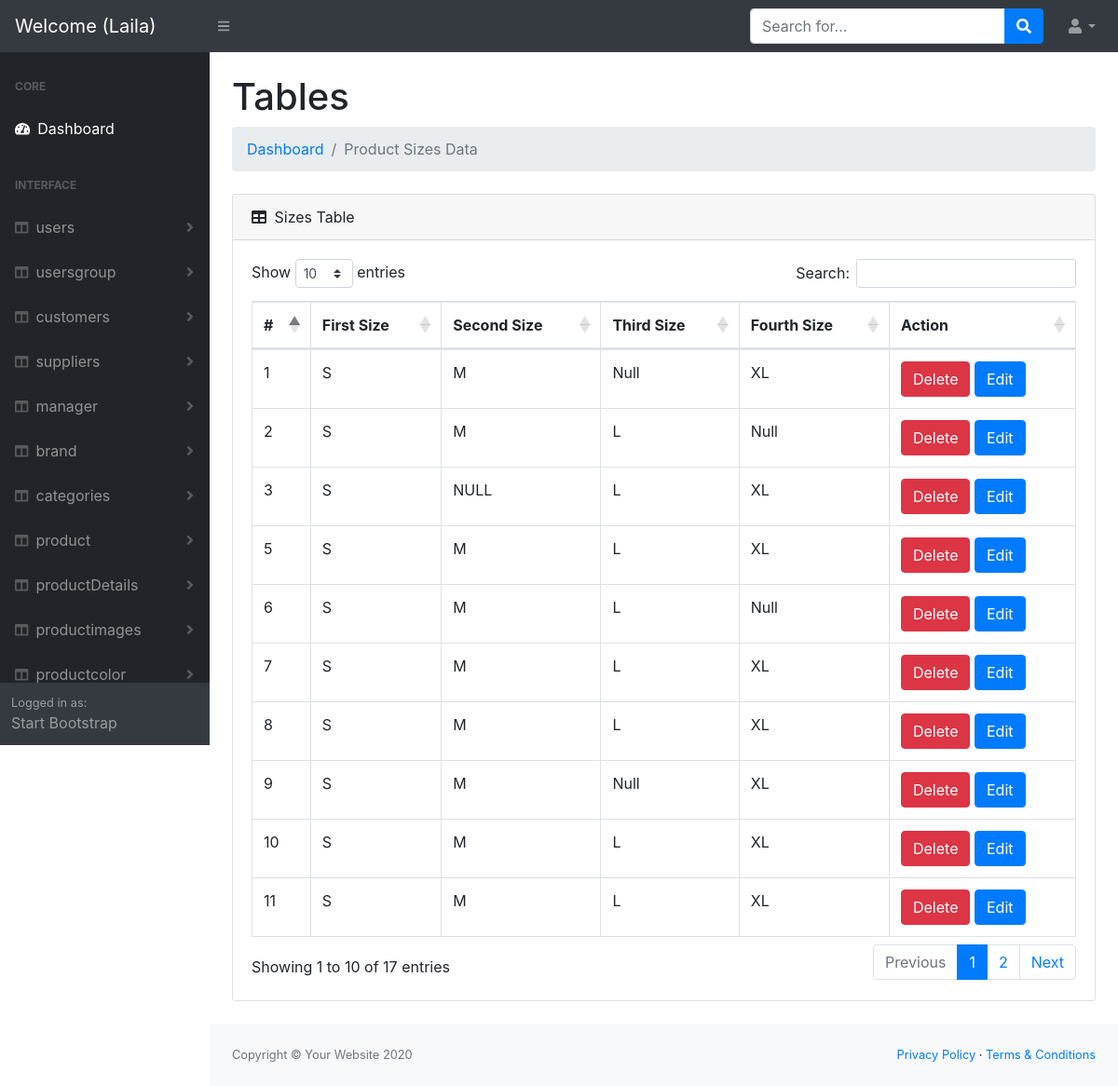
Screenshot of /Dashboard/admin/productSizes/index.php (signed in) with the database file from the repository.
### tables this page shows
CREATE TABLE `productsizes` (
  `id_size` int(11) NOT NULL,
  `S` varchar(50) NOT NULL,
  `M` varchar(50) NOT NULL,
  `L` varchar(50) NOT NULL,
  `XL` varchar(50) NOT NULL
);

### Dashboard/admin/productSizes/index.php (the view, shortened to what this page needs)
<?php
include '../helpers/dbconnection.php';
$sql = "SELECT `id_size`, `S`, `M`, `L`, `XL` FROM `productsizes` ORDER BY `productsizes`.`id_size` desc ";
$op  = mysqli_query($conn, $sql);
include '../header.php';
?>
<body class="sb-nav-fixed">
    <?php
    include '../nav.php';
    ?>
    <div id="layoutSidenav">
        <?php
        include '../sidNave.php';
        ?>
        <div id="layoutSidenav_content">
            <main>
                <div class="container-fluid">
                    <h1 class="mt-4">Tables</h1>
                    <ol class="breadcrumb mb-4">
                        <?php
                        if (isset($_SESSION['errors'])) {
                            foreach ($_SESSION['errors'] as $key =>  $value) {
                                echo '* ' . $key . ' : ' . $value . '<br>';
                            }
                            unset($_SESSION['errors']);
                        } else {
                        ?>
                            <li class="breadcrumb-item"><a href="index.html">Dashboard</a></li>
                            <li class="breadcrumb-item active">Product Sizes Data</li>
                        <?php } ?>
                    </ol>
                    <div class="card mb-4">
                        <div class="card-header">
                            <i class="fas fa-table mr-1"></i>
                            Sizes Table
                        </div>
                        <div class="card-body">
                            <div class="table-responsive">
                                <table class="table table-bordered" id="dataTable" width="100%" cellspacing="0">
                                    <thead>
                                        <tr>
                                            <th>#</th>
                                            <th>First Size </th>
                                            <th>Second Size</th>
                                            <th>Third Size</th>
                                            <th>Fourth Size</th>
                                            <th>Action</th>
                                        </tr>
                                    </thead>
                                    <tbody>
                                        <?php
                                        while ($result = mysqli_fetch_assoc($op)) {
                                        ?>
                                            <tr>
                                                <td><?php echo $result['id_size']; ?></td>
                                                <td><?php echo $result['S']; ?></td>
                                                <td><?php echo $result['M']; ?></td>
                                                <td><?php echo $result['L']; ?></td>
                                                <td><?php echo $result['XL']; ?></td>
                                                <td>
                                                    <a href='delete.php?id=<?php echo $result['id_size']; ?>' class='btn btn-danger m-r-1em'>Delete</a>
                                                    <a href='edit.php?id=<?php echo $result['id_size']; ?>' class='btn btn-primary m-r-1em'>Edit</a>
                                                </td>
                                            </tr>
                                        <?php } ?>
                                    </tbody>
                                </table>
                            </div>
                        </div>
                    </div>
                </div>
            </main>
            <?php
            include '../footer.php';
            ?>

### rows the page displays
productsizes: id_size "11", S "S", M "M", L "L", XL "XL"
productsizes: id_size "10", S "S", M "M", L "L", XL "XL"
productsizes: id_size "9", S "S", M "M", L "Null", XL "XL"
productsizes: id_size "8", S "S", M "M", L "L", XL "XL"
productsizes: id_size "7", S "S", M "M", L "L", XL "XL"
productsizes: id_size "6", S "S", M "M", L "L", XL "Null"
productsizes: id_size "5", S "S", M "M", L "L", XL "XL"
productsizes: id_size "3", S "S", M "NULL", L "L", XL "XL"
productsizes: id_size "2", S "S", M "M", L "L", XL "Null"
productsizes: id_size "1", S "S", M "M", L "Null", XL "XL"

### other values shown
$_SESSION['User']['firstName'] "Laila"
$data "users"
$data "usersgroup"
$data "customers"
$data "suppliers"
$data "manager"
$data "brand"
$data "categories"
$data "product"
$data "productDetails"
$data "productimages"
$data "productcolor"
